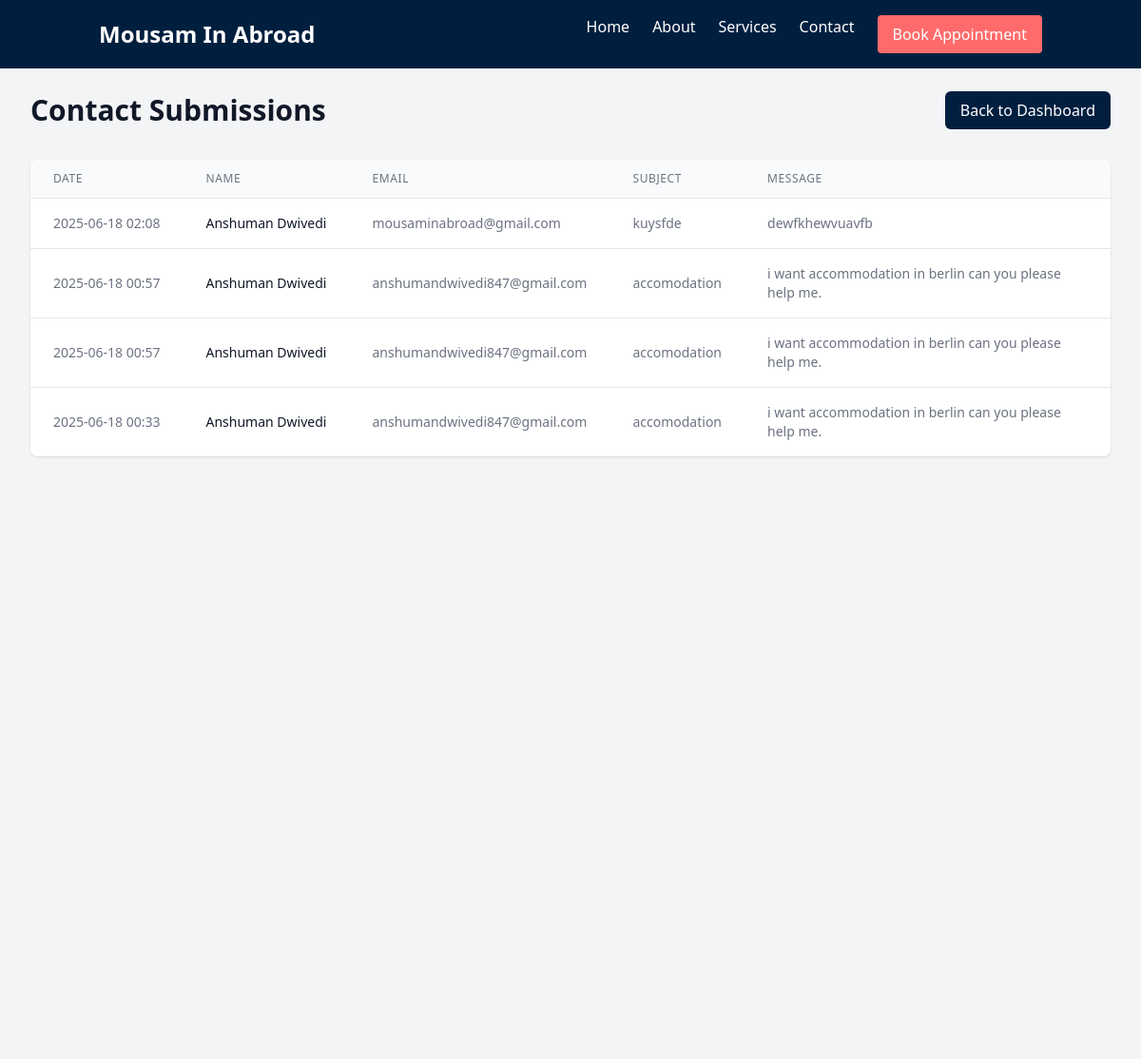
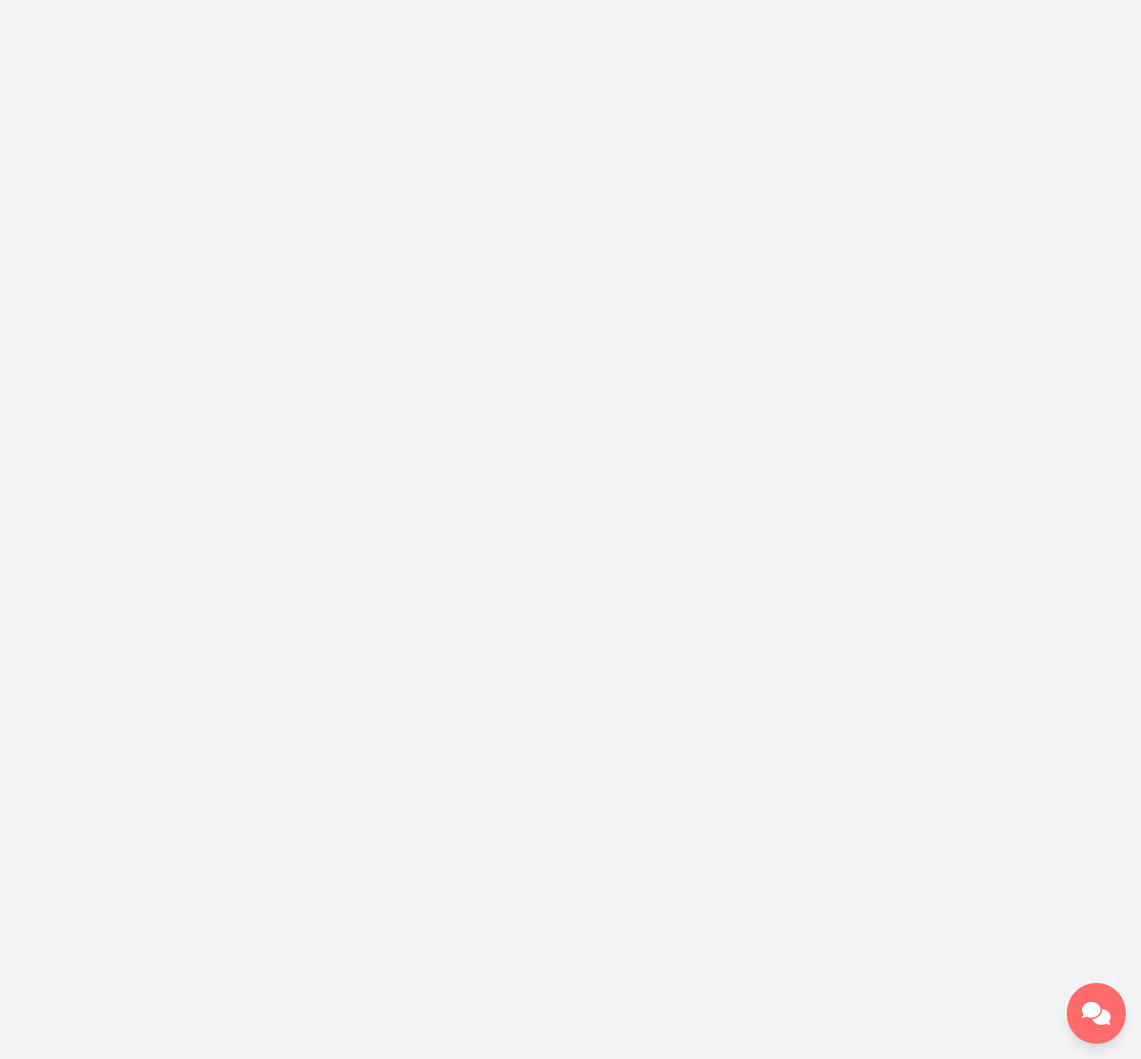
Screenshot of /admin/contacts (signed in) with the database file from the repository (2 pictures, top to bottom).
### models.py (models this page shows, shortened)
class Contact(db.Model):  # type: ignore
    id = db.Column(db.Integer, primary_key=True)  # type: ignore
    name = db.Column(db.String(100), nullable=False)  # type: ignore
    email = db.Column(db.String(120), nullable=False)  # type: ignore
    subject = db.Column(db.String(200))  # type: ignore
    message = db.Column(db.Text, nullable=False)  # type: ignore
    created_at = db.Column(db.DateTime, default=datetime.utcnow)  # type: ignore

### admin.py (the view)
@admin.route('/contacts')
@login_required
def contacts():
    contacts = Contact.query.order_by(Contact.created_at.desc()).all()
    return render_template('admin/contacts.html', contacts=contacts)

### admin.py (called while the page is built)
def login_required(f):
    @wraps(f)
    def decorated_function(*args, **kwargs):
        if not session.get('admin_logged_in'):
            return redirect(url_for('admin.login'))
        return f(*args, **kwargs)
    return decorated_function

### templates/admin/contacts.html
{% extends "base.html" %}
{% block content %}
<div class="min-h-screen bg-gray-100 py-6">
    <div class="max-w-7xl mx-auto px-4 sm:px-6 lg:px-8">
        <div class="flex justify-between items-center mb-8">
            <h1 class="text-3xl font-bold text-gray-900">Contact Submissions</h1>
            <a href="{{ url_for('admin.dashboard') }}" class="bg-navy text-white px-4 py-2 rounded-md hover:bg-opacity-90">
                Back to Dashboard
            </a>
        </div>
        <div class="bg-white shadow overflow-hidden sm:rounded-lg">
            <div class="overflow-x-auto">
                <table class="min-w-full divide-y divide-gray-200">
                    <thead class="bg-gray-50">
                        <tr>
                            <th class="px-6 py-3 text-left text-xs font-medium text-gray-500 uppercase tracking-wider">Date</th>
                            <th class="px-6 py-3 text-left text-xs font-medium text-gray-500 uppercase tracking-wider">Name</th>
                            <th class="px-6 py-3 text-left text-xs font-medium text-gray-500 uppercase tracking-wider">Email</th>
                            <th class="px-6 py-3 text-left text-xs font-medium text-gray-500 uppercase tracking-wider">Subject</th>
                            <th class="px-6 py-3 text-left text-xs font-medium text-gray-500 uppercase tracking-wider">Message</th>
                        </tr>
                    </thead>
                    <tbody class="bg-white divide-y divide-gray-200">
                        {% for contact in contacts %}
                        <tr>
                            <td class="px-6 py-4 whitespace-nowrap text-sm text-gray-500">
                                {{ contact.created_at.strftime('%Y-%m-%d %H:%M') }}
                            </td>
                            <td class="px-6 py-4 whitespace-nowrap text-sm font-medium text-gray-900">
                                {{ contact.name }}
                            </td>
                            <td class="px-6 py-4 whitespace-nowrap text-sm text-gray-500">
                                {{ contact.email }}
                            </td>
                            <td class="px-6 py-4 whitespace-nowrap text-sm text-gray-500">
                                {{ contact.subject }}
                            </td>
                            <td class="px-6 py-4 text-sm text-gray-500">
                                {{ contact.message }}
                            </td>
                        </tr>
                        {% endfor %}
                    </tbody>
                </table>
            </div>
        </div>
    </div>
</div>
{% endblock %}

### rows the page displays
Contact: created_at "2025-06-18 02:08", name "Anshuman Dwivedi", email "mousaminabroad@gmail.com", subject "kuysfde", message "dewfkhewvuavfb"
Contact: created_at "2025-06-18 00:57", name "Anshuman Dwivedi", email "anshumandwivedi847@gmail.com", subject "accomodation", message "i want accommodation in berlin can you please help me."
Contact: created_at "2025-06-18 00:57", name "Anshuman Dwivedi", email "anshumandwivedi847@gmail.com", subject "accomodation", message "i want accommodation in berlin can you please help me."
Contact: created_at "2025-06-18 00:33", name "Anshuman Dwivedi", email "anshumandwivedi847@gmail.com", subject "accomodation", message "i want accommodation in berlin can you please help me."
